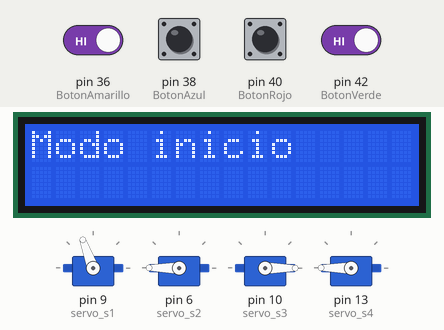
A sketch run on a simulated Arduino Mega 2560, built with avr-gcc and run on an emulated ATmega2560. Parts: 4 × servo, 16×2 character LCD. The inputs (shaded band) are chosen by the test bench; at power-on: pin 36 (BotonAmarillo), pin 38 (BotonAzul), pin 40 (BotonRojo), pin 42 (BotonVerde) HIGH.

Above: at 1.2 s.
1.3 s: pin 38 (BotonAzul) pulled LOW for 0.15 s
At 3.4 s:
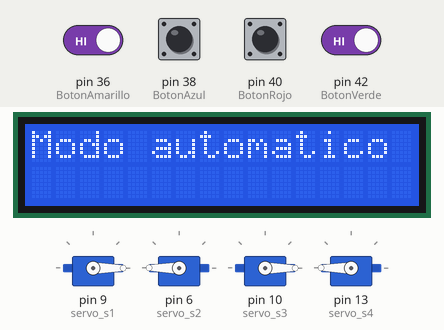
3.7 s: pin 40 (BotonRojo) pulled LOW for 1 s
At 5.4 s:
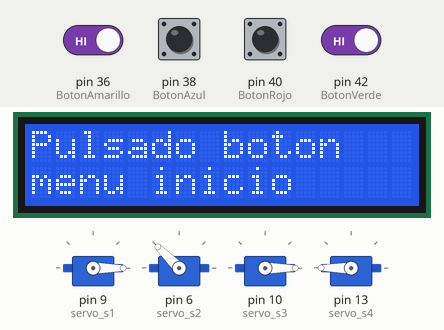
6.2 s: pin 36 (BotonAmarillo) driven LOW and pin 42 (BotonVerde) driven LOW
At 9.16 s:
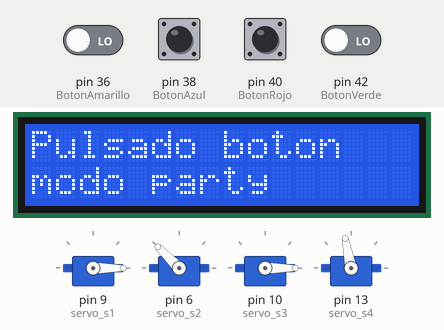
9.2 s: pin 40 (BotonRojo) pulled LOW for 0.15 s
At 10.4 s:
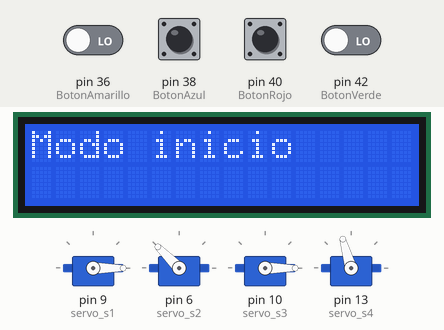
11.4 s: pin 38 (BotonAzul) pulled LOW for 1 s
At 11.55 s:
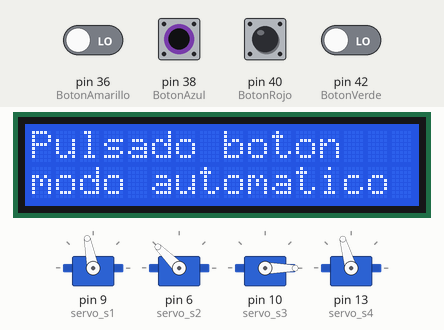
15.9 s: pin 40 (BotonRojo) pulled LOW for 0.15 s
At 16.5 s:
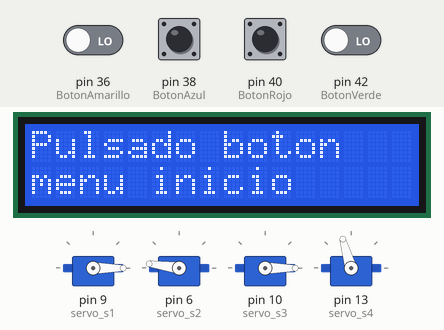
Timing chart, 0 to 18.9 s (numbered marks = the images above; inputs shaded):
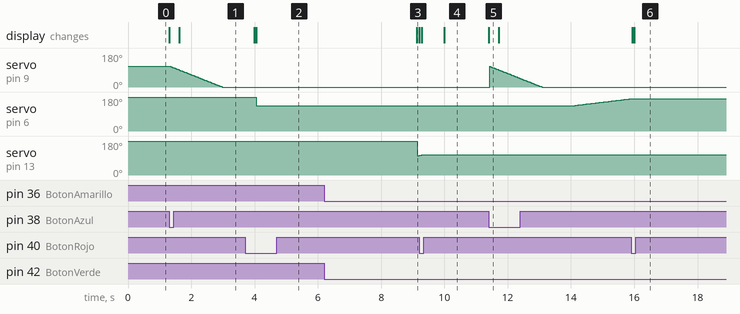

The sketch:

Robotic_Arm.ino
```cpp
// Librerías necesarias
#include <Servo.h>
#include <LiquidCrystal.h>

// Pines LCD
const int rs = 12, en = 11, d4 = 5, d5 = 4, d6 = 3, d7 = 2;
LiquidCrystal lcd(rs, en, d4, d5, d6, d7);

// Pines joystick
#define j1x A8
#define j1y A9
#define j2x A10
#define j2y A11

int pos1 = 0, pos2 = 0, pos3 = 0, pos4 = 0;

// Pines servos
// Los pines de los servos se deben conectar a puertos que soporten PWM
// En el caso de la Arduino Mega, tenemos 15 salidas PWM de 8bis en los pines 2 a 13 y 44 a 46
#define servo_s1 9  // derecha
#define servo_s2 6  // izquierda
#define servo_s3 10 // pinza
#define servo_s4 13 // base

// Pines Botones
// Definir variables para los valores de los botones
// Boton amarillo = Manual
// Boton azul = automático
// Boton rojo = atrás
// Boton verde = ejecutar los movimientos grabados
#define BotonAmarillo 36
#define BotonAzul 38
#define BotonRojo 40
#define BotonVerde 42

// Vector para mostrar una única vez el mensaje con el menu de inicio
// Así no estamos constantemen actualizando el valor por pantalla
int show_once[] = {0, 0, 0, 0};

// Definición de variables globales
// Variable de página
String page;

// Estados de pulsación
bool estadoPulsador[] = {false, false, false, false};
bool anteriorPulsador[] = {false, false, false, false};
unsigned long db[4];

// Definición de los servos
Servo s1, s2, s3, s4;

void volver_Inicio()
{
    estadoPulsador[2] = digitalRead(BotonRojo);
    if (!estadoPulsador[2] && anteriorPulsador[2] && millis() - db[2] >= 150UL)
    {
        lcd.clear();
        lcd.begin(16, 2);
        lcd.print("Pulsado boton");
        lcd.setCursor(0, 1);
        lcd.print("menu inicio");
        lcd.setCursor(0, 0);
        page = "Inicio";
        db[2] = millis();
    }
    anteriorPulsador[2] = estadoPulsador[2];
}

void setup()
{
    // Definir los pines de los servos
    s1.attach(servo_s1); // derecha
    s2.attach(servo_s2); // izquierda
    s3.attach(servo_s3); // pinza
    s4.attach(servo_s4); // base

    // Posicion Inicial de los motores
    s1.write(110);
    s2.write(180);
    s3.write(0);
    s4.write(180);

    // Definir los pines de los joysticks como entrada
    pinMode(j1x, INPUT);
    pinMode(j1y, INPUT);
    pinMode(j2x, INPUT);
    pinMode(j2y, INPUT);

    pinMode(BotonAmarillo, INPUT_PULLUP);
    pinMode(BotonAzul, INPUT_PULLUP);
    pinMode(BotonRojo, INPUT_PULLUP);
    pinMode(BotonVerde, INPUT_PULLUP);

    // Inicializamos el LCD
    lcd.begin(16, 2);

    // Inicializaciamos la comunicación serie
    Serial.begin(9600);

    // Estado inicial
    page = "Inicio";
}

void loop()
{
    if (page == "Inicio")
    {
        if (show_once[0] == 0)
        {
            show_once[0] = 1;
            show_once[1] = 0;
            show_once[2] = 0;
            show_once[3] = 0;
            lcd.clear();
            lcd.print("Modo inicio");
        }

        chooseModePage();
    }
    else if (page == "Manual")
    {
        if (show_once[1] == 0)
        {
            show_once[0] = 0;
            show_once[1] = 1;
            show_once[2] = 0;
            show_once[3] = 0;
            lcd.clear();
            lcd.print("Modo manual");
        }

        ManualModePage();
    }
    else if (page == "Automatico")
    {
        if (show_once[2] == 0)
        {
            show_once[0] = 0;
            show_once[1] = 0;
            show_once[2] = 1;
            show_once[3] = 0;
            lcd.clear();
            lcd.print("Modo automatico");
        }

        AutomaticoModePage();
    }
    else if (page == "Party")
    {
        if (show_once[3] == 0)
        {
            show_once[0] = 0;
            show_once[1] = 0;
            show_once[2] = 0;
            show_once[3] = 1;
            lcd.clear();
            lcd.print("Modo party");
        }

        PartyModePage();
    }
}

void chooseModePage()
{
    estadoPulsador[0] = digitalRead(BotonAmarillo);
    if (!estadoPulsador[0] && anteriorPulsador[0] && millis() - db[0] >= 150UL)
    {
        lcd.clear();
        lcd.print("Pulsado boton");
        lcd.setCursor(0, 1);
        lcd.print("modo manual");
        lcd.setCursor(0, 0);
        page = "Manual";
        db[0] = millis();
    }
    anteriorPulsador[0] = estadoPulsador[0];

    estadoPulsador[1] = digitalRead(BotonAzul);
    if (!estadoPulsador[1] && anteriorPulsador[1] && millis() - db[1] >= 150UL)
    {
        lcd.clear();
        lcd.print("Pulsado boton");
        lcd.setCursor(0, 1);
        lcd.print("modo automatico");
        lcd.setCursor(0, 0);
        page = "Automatico";
        db[1] = millis();
    }
    anteriorPulsador[1] = estadoPulsador[1];

    estadoPulsador[3] = digitalRead(BotonVerde);
    if (!estadoPulsador[3] && anteriorPulsador[3] && millis() - db[3] >= 150UL)
    {
        lcd.clear();
        lcd.print("Pulsado boton");
        lcd.setCursor(0, 1);
        lcd.print("modo party");
        lcd.setCursor(0, 0);
        page = "Party";
        db[3] = millis();
    }
    anteriorPulsador[3] = estadoPulsador[3];
}

void ManualModePage()
{
    volver_Inicio();

    //-------------------------------Manual Joystick Control-------------------------------------------------------------------------------------------------------------

    if (analogRead(j1x) >= 800)
    {
        for (int i = s1.read(); i < 110; i++)
        {
            if (analogRead(j1x) < 800)
            {
                break;
            }

            s1.write(i);
            delay(20);
       }
    }
    else if (analogRead(j1x) <= 300)
    {
        for (int i = s1.read(); i > 0; i--)
        {
            if (analogRead(j1x) > 300)
            {
                break;
            }

            s1.write(i);
            delay(20);
       }
    }

    if (analogRead(j1y) >= 800)
    {
        for (int i = s2.read(); i < 180; i++)
        {
            if (analogRead(j1y) < 800)
            {
                break;
            }

            s2.write(i);
            delay(20);
       }
    }
    else if (analogRead(j1y) <= 300)
    {
        for (int i = s2.read(); i > 135; i--)
        {
            if (analogRead(j1y) > 300)
            {
                break;
            }

            s2.write(i);
            delay(20);
       }
    }

    if (analogRead(j2x) >= 800)
    {
        for (int i = s4.read(); i < 180; i++)
        {
            if (analogRead(j2x) < 800)
            {
                break;
            }

            s4.write(i);
            delay(30);
       }
    }
    else if (analogRead(j2x) <= 300)
    {
        for (int i = s4.read(); i > 100; i--)
        {
            if (analogRead(j2x) > 300)
            {
                break;
            }

            s4.write(i);
            delay(30);
        }
    }

    if (analogRead(j2y) >= 800)
    {
        for (int i = s3.read(); i < 90; i++)
        {
            if (analogRead(j2y) < 800)
            {
                break;
            }

            s3.write(i);
            delay(20);
       }
    }
    else if (analogRead(j2y) <= 300)
    {
        for (int i = s3.read(); i > 0; i--)
        {
            if (analogRead(j2y) > 300)
            {
                break;
            }

            s3.write(i);
            delay(20);
       }
    }
}

void AutomaticoModePage()
{
    volver_Inicio();

    for (pos3 = 110; (pos3 >= 0) && (page == "Automatico"); pos3 -= 1)
    {
        volver_Inicio();
        s1.write(pos3);
        delay(15);
    }
    delay(1000);

    for (pos4 = 135; (pos4 <= 180) && (page == "Automatico"); pos4 += 1)
    {
        volver_Inicio();
        s2.write(pos4);
        delay(50);
    }
    delay(1000);

    for (pos1 = 0; (pos1 <= 90)  && (page == "Automatico"); pos1 += 1)
    {
        volver_Inicio();
        s3.write(pos1);
        delay(15);
    }
    delay(1000);

    for (pos1 = 90; (pos1 >= 0)  && (page == "Automatico"); pos1 -= 1)
    {
        volver_Inicio();
        s3.write(pos1);
        delay(15);
    }
    delay(1000);

    for (pos4 = 180; (pos3 >= 135) && (page == "Automatico"); pos4 -= 1)
    {
        volver_Inicio();
        s2.write(pos4);
        delay(50);
    }
    delay(1000);

    for (pos3 = 0; (pos3 <= 110)  && (page == "Automatico"); pos3 += 1)
    {
        volver_Inicio();
        s1.write(pos3);
        delay(15);
    }
    delay(1000);
}

void PartyModePage()
{
    volver_Inicio();

    for (pos2 = 100; (pos2 <= 180) && (page == "Party"); pos2 += 1)
    {
        volver_Inicio();
        s4.write(pos2);
        delay(15);
    }

    for (pos1 = 0; (pos1 <= 90)  && (page == "Party"); pos1 += 1)
    {
        volver_Inicio();
        s3.write(pos1);
        delay(15);
    }
    delay(100);

    for (pos1 = 90; (pos1 >= 0) && (page == "Party"); pos1 -= 1)
    {
        volver_Inicio();
        s3.write(pos1);
        delay(15);
    }
    delay(100);

    for (pos1 = 0; (pos1 <= 90) && (page == "Party"); pos1 += 1)
    {
        volver_Inicio();
        s3.write(pos1);
        delay(15);
    }
    delay(100);

    for (pos1 = 90; (pos1 >= 0) && (page == "Party"); pos1 -= 1)
    {
        volver_Inicio();
        s3.write(pos1);
        delay(15);
    }
    delay(100);

    for (pos2 = 180; (pos2 >= 100) && (page == "Party"); pos2 -= 1)
    {
        volver_Inicio();
        s4.write(pos2);
        delay(15);
    }

    for (pos1 = 0; (pos1 <= 90) && (page == "Party"); pos1 += 1)
    {
        volver_Inicio();
        s3.write(pos1);
        delay(15);
    }
    delay(100);

    for (pos1 = 90; (pos1 >= 0) && (page == "Party"); pos1 -= 1)
    {
        volver_Inicio();
        s3.write(pos1);
        delay(15);
    }
    delay(100);

    for (pos1 = 0; (pos1 <= 90) && (page == "Party"); pos1 += 1)
    {
        volver_Inicio();
        s3.write(pos1);
        delay(15);
    }
    delay(100);

    for (pos1 = 90; (pos1 >= 0) && (page == "Party"); pos1 -= 1)
    {
        volver_Inicio();
        s3.write(pos1);
        delay(15);
    }
}
```

Measured:
- after the input at 1.3 s, servo on pin 9 (servo_s1): moves from 110° to 0° over 1.7 s, starting at once; the display: first changes at once (image 1 shows a later state)
- after the input at 3.7 s, the display: first changes after 0.29 s (image 2 shows a later state)
- after the input at 6.2 s, servo on pin 13 (servo_s4): 180° → 105° after 2.9 s; the display: changes after 2.9 s (image 3)
- after the input at 9.2 s, servo on pin 10 (servo_s3): stays 0° (without the input it goes to 2° after 1.2 s); the display: first changes at once (image 4 shows a later state)
- after the input at 11.4 s, servo on pin 6 (servo_s2): moves from 135° to 171° over 1.8 s, starting after 2.7 s; the display: changes at once (image 5)
- after the input at 15.9 s, servo on pin 10 (servo_s3): stays 0° (without the input it goes to 1° after 1.5 s); the display: first changes at once (image 6 shows a later state)
